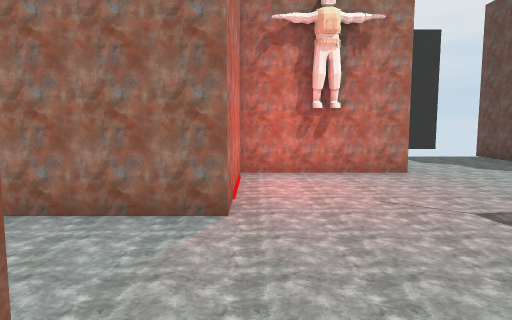
view 1 (above)

16 first-person views from a walk through a scene from a Unity 3-D project. The camera is 1.2 m above the floor, tilts 6° down and sees 70° across. The floor is counted in squares, 1 m on a side. Each view is taken from the middle of a square. On the plan, view 1 faces up. The plan holds only what a view shows up to about 15 squares ahead; the rest is blank. The place goes on beyond the plan. The player is left out. Some animated figures are left out. Some surface patterns are stand-ins.

view 2
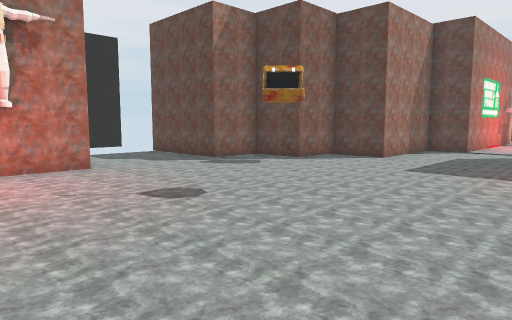

view 3
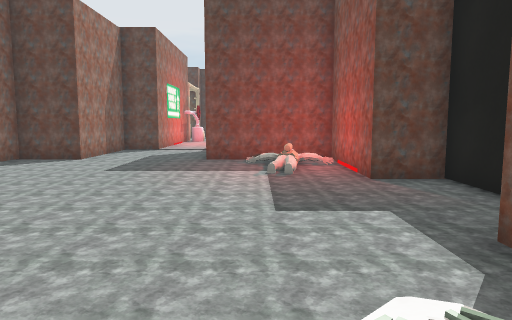

view 4
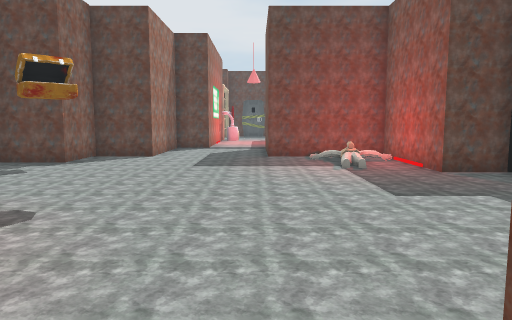

view 5
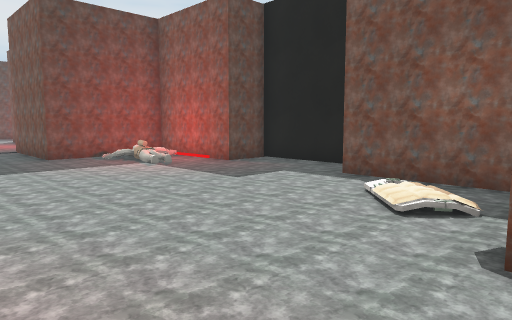

view 6
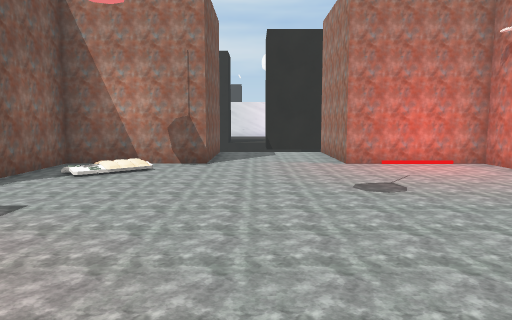

view 7
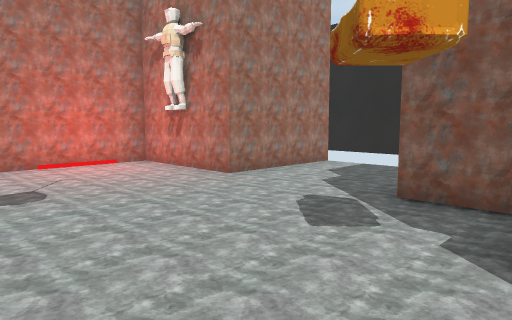

view 8
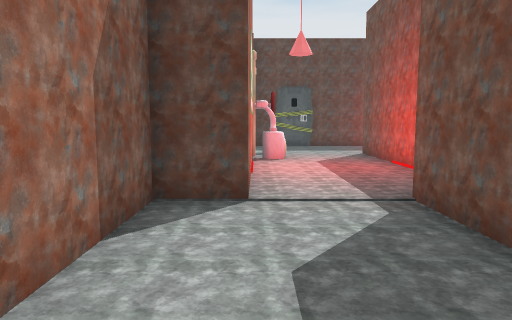

view 9
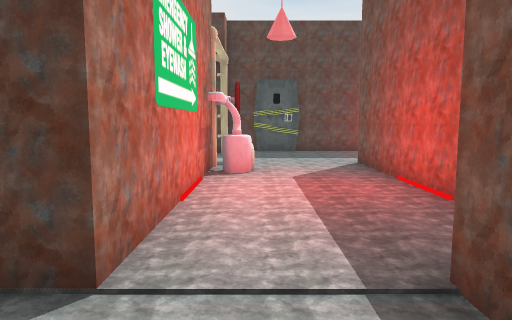

view 10
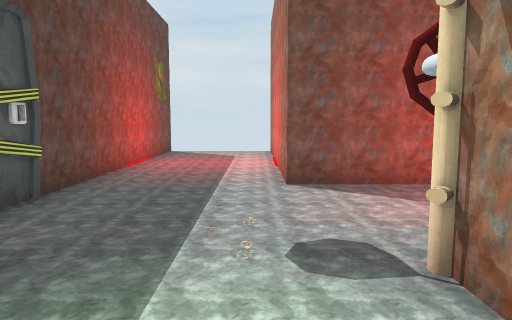

view 11
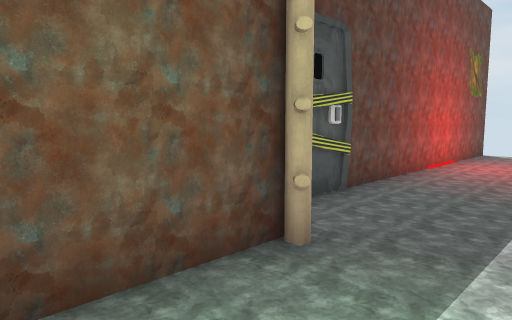

view 12
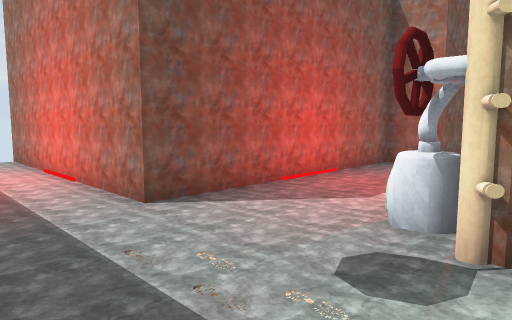

view 13
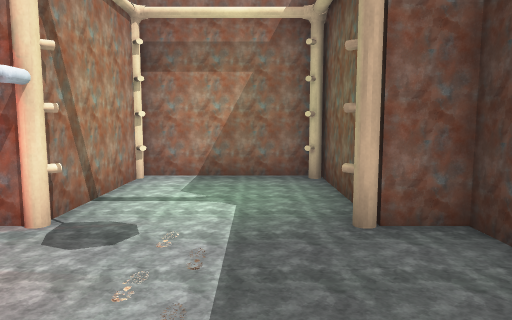

view 14
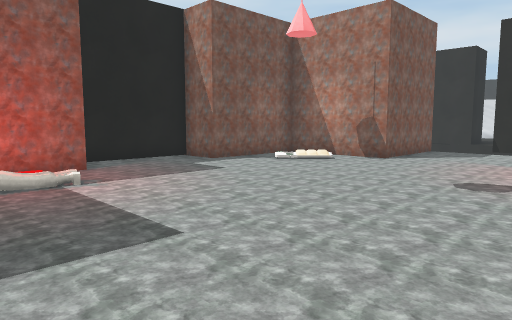

view 15
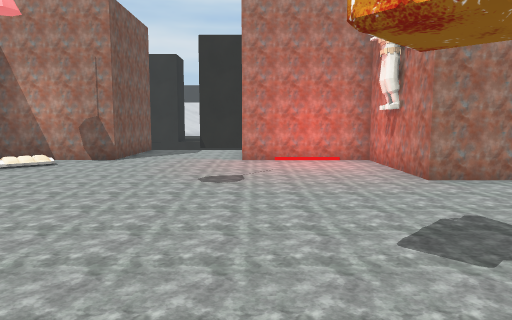

view 16
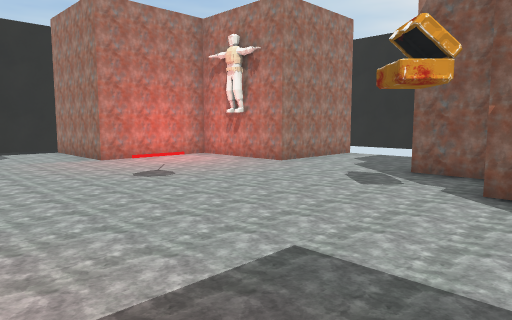

### Floor plan
Ten units are one square. View 1 is at (0, 0); x grows to the right and y downward. Boxes are objects, and circles mark ways between rooms. Rooms are numbered by the first view taken in them; rooms with no view inside come last. Other rooms are left out.
<svg viewBox="-50 -131 330 226">
<path fill="none" stroke="#000" d="M36 -126 36 -85 -4 -85 -4 -46 -45 -46M-45 -6 -4 -6 -4 34 36 34 36 50 76 50 76 34 116 34 116 -6 156 -6M165 -31 155 -31 155 -46 116 -46 116 -65 95 -65 95 -85 76 -85 76 -126M273 -2 275 -8M273 -7 274 -20M274 -3 273 -16M215 -31 165 -31M225 -66 225 -34M255 -71 225 -71M156 -6 156 9 234 9 234 90M275 90 275 -31 264 -31 264 -65"/>
<rect x="15" y="-85" width="10" height="10" fill="#bbb"><title>other object</title></rect>
<rect x="95" y="15" width="10" height="10" fill="#bbb"><title>other object</title></rect>
<rect x="215" y="-25" width="10" height="10" fill="#bbb"><title>valve</title></rect>
<rect x="215" y="-35" width="10" height="10" fill="#bbb"><title>other object</title></rect>
<rect x="255" y="-35" width="10" height="10" fill="#bbb"><title>shower</title></rect>
<rect x="255" y="-75" width="10" height="10" fill="#bbb"><title>shower</title></rect>
<circle cx="155" cy="-15" r="3" fill="#2a7"/>
<text x="50" y="-30">1</text>
<text x="240" y="0">2</text>
</svg>
Room 1 opens to room 2.

Where each view was taken, in squares from view 1:
view 1: 0 up, 0 right, facing up
view 2: 1 down, 0 right, facing up-right
view 3: 1 down, 0 right, facing right
view 4: 1 up, 1 left, facing right
view 5: 4 up, 1 left, facing down-right
view 6: 2 up, 10 right, facing left
view 7: 3 up, 10 right, facing up-left
view 8: 3 up, 10 right, facing right
view 9: 2 up, 13 right, facing right
view 10: 6 up, 24 right, facing down
view 11: 6 up, 24 right, facing down-right
view 12: 4 up, 26 right, facing down-left
view 13: 1 down, 25 right, facing up
view 14: 6 up, 11 right, facing down-left
view 15: 5 up, 11 right, facing left
view 16: 0 up, 11 right, facing up-left
